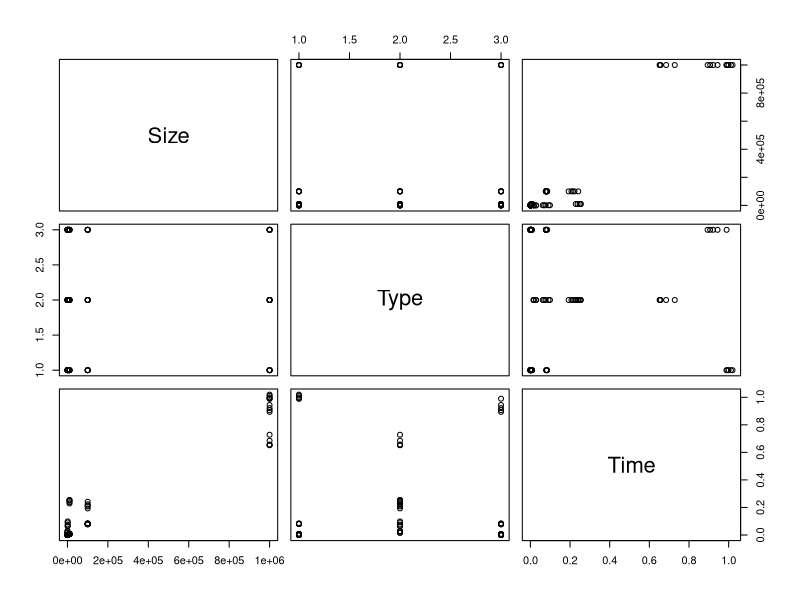
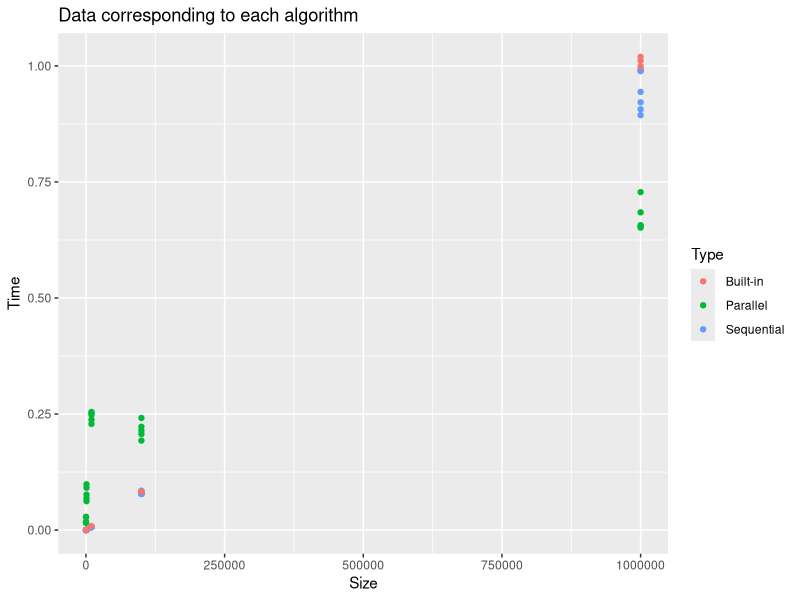
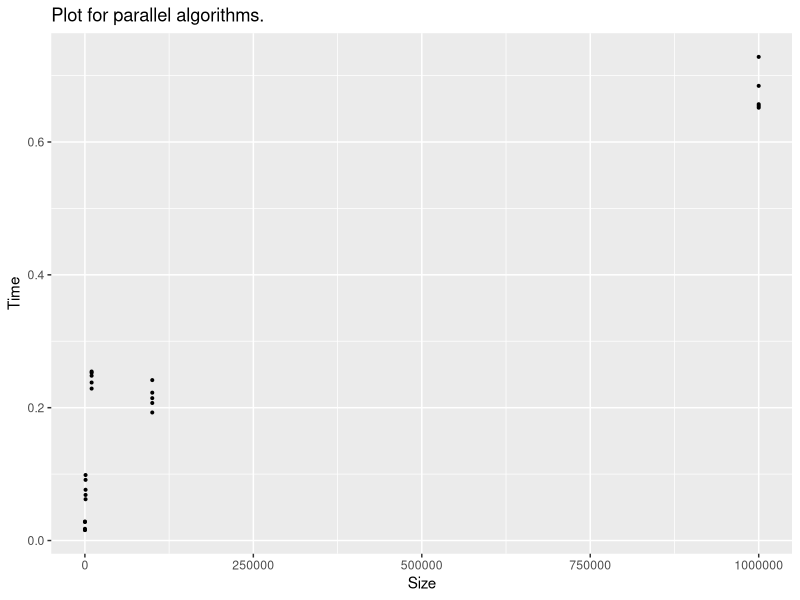
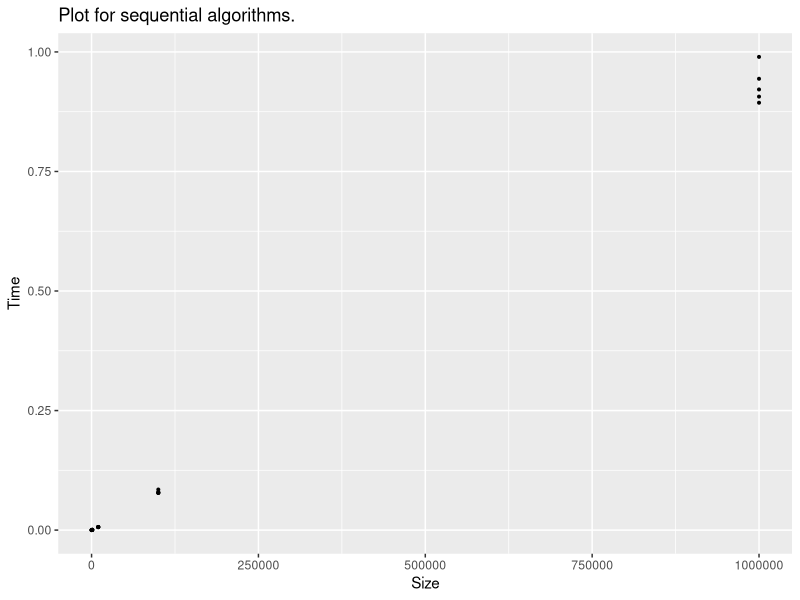
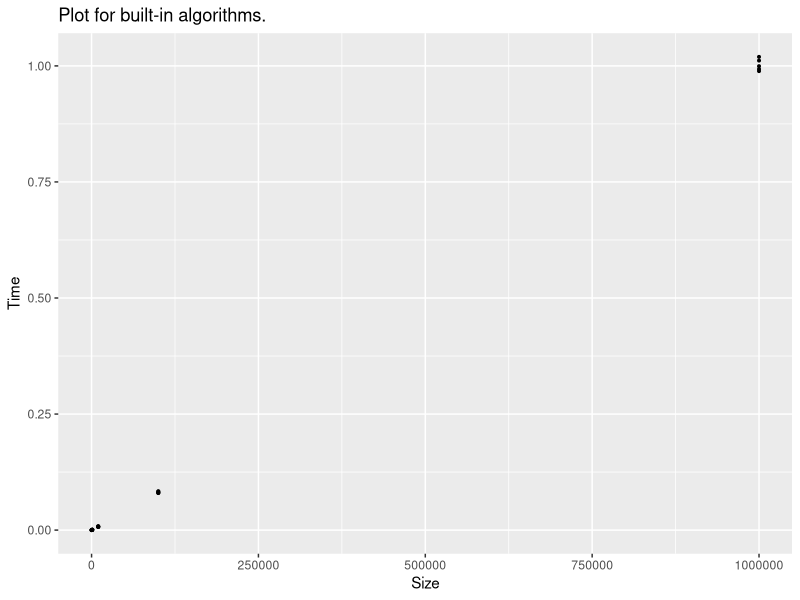
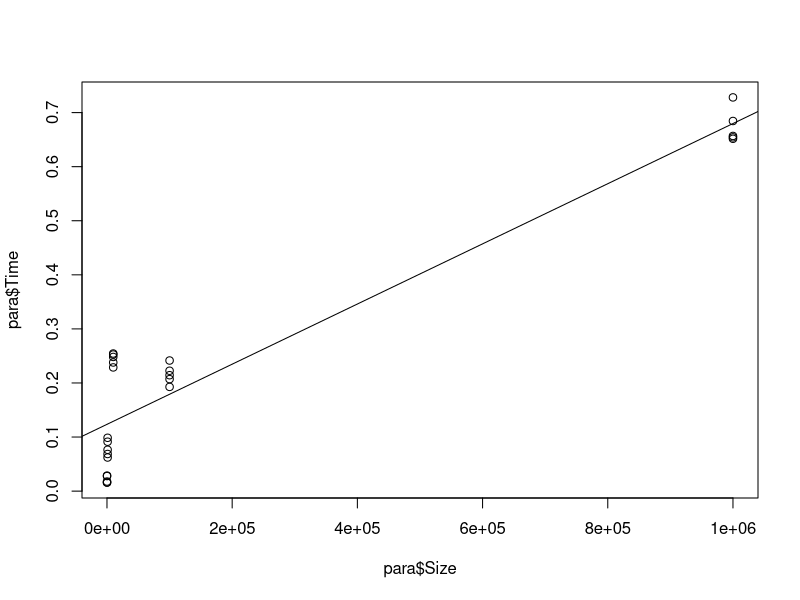
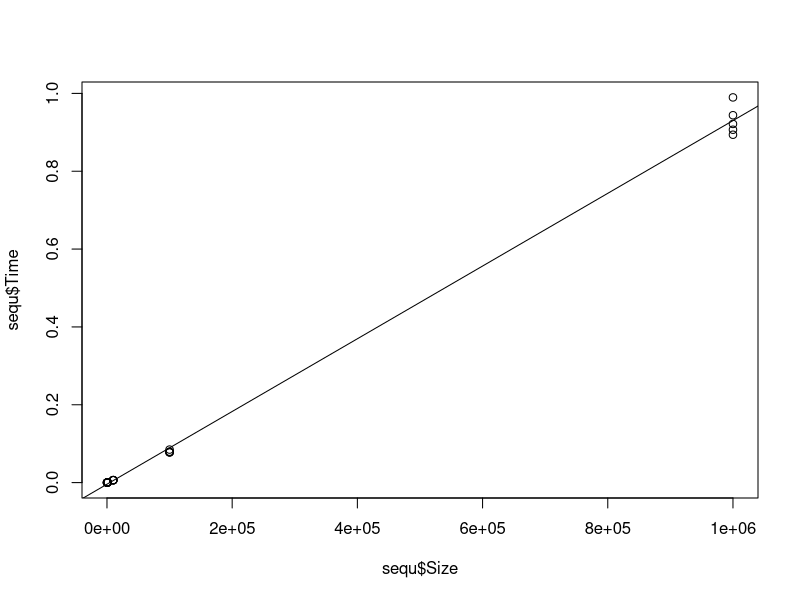
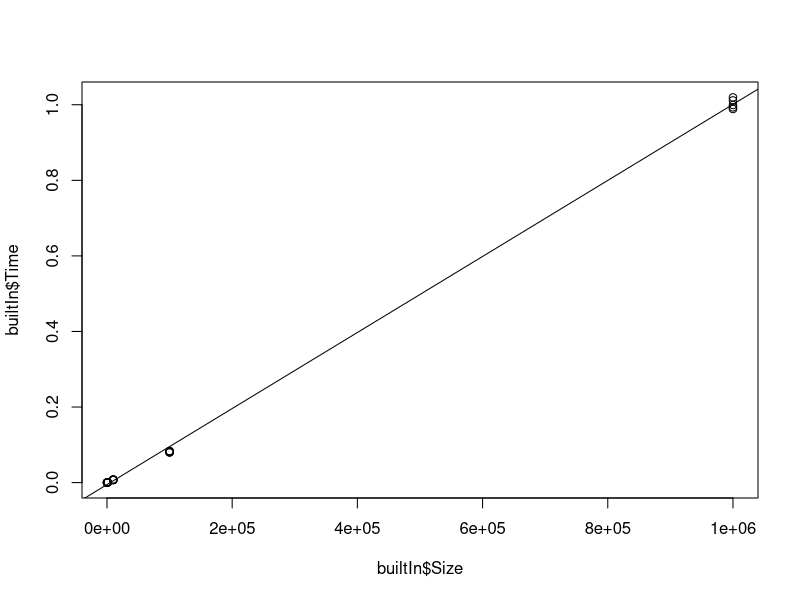

Recreate these plots in R, in order.
## ---- chunk 1
data = read.csv("archive_quicksort/measurements.csv")
df = data.frame(data)
plot(df)

summary(df)
## ---- chunk 2
library(ggplot2)
ggplot(df, aes(x = Size, y = Time, colour = Type,  group = Type)) + geom_point() + ggtitle("Data corresponding to each algorithm")
## ---- chunk 3
library(dplyr)
library(broom)

## ---- chunk 4
para = df[df$Type == " Parallel",] 
sequ = df[df$Type == " Sequential",]
builtIn = df[df$Type == " Built-in",]

ggplot(para, aes(x = Size, y= Time)) + geom_point(size = 0.7) + ggtitle("Plot for parallel algorithms.")
## ---- chunk 5
ggplot(sequ, aes(x = Size, y= Time)) + geom_point(size = 0.7) + ggtitle("Plot for sequential algorithms.")

## ---- chunk 6
ggplot(builtIn, aes(x = Size, y= Time)) + geom_point(size = 0.7) + ggtitle("Plot for built-in algorithms.")
## ---- chunk 7

regp = lm(data = para, Time ~ Size)
summary(regp)
plot(x = para$Size,y = para$Time)
abline(regp)
## ---- chunk 8

regq = lm(data = sequ, Time ~ Size)
summary(regq)
par(mfrow~c(1,1))
plot(x = sequ$Size,y = sequ$Time)
abline(regq)


## ---- chunk 9
regb = lm(data = builtIn, Time ~ Size)
summary(regb)
par(mfrow~c(1,1))
plot(x = builtIn$Size,y = builtIn$Time)
abline(regb)
## ---- chunk 10
ggplot(df, aes(x = Size, y = Time, colour = Type,  group = Type)) + geom_point() + ggtitle("Data with regresion lines for each of algorithms") + geom_abline(intercept = coef(regp)["(Intercept)"], slope = coef(regp)["Size"], colour = "green" ) +geom_abline(intercept = coef(regq)["(Intercept)"], slope = coef(regq)["Size"], colour = "blue" ) + geom_abline(intercept = coef(regb)["(Intercept)"], slope = coef(regb)["Size"], colour = "red" )
## ---- chunk 11
dataEdin = read.csv("MyData/measurements.csv")
dE = data.frame(dataEdin)
summary(dE)
## ---- chunk 12
ggplot(dE, aes(x = Size, y = Time, colour = Type,  group = Type)) + geom_point() + ggtitle("Plot for different types of algorithms")
## ---- chunk 13
dataShad = read.csv("ShadMeasurements.csv")
dS = data.frame(dataShad)
summary(dS)
## ---- chunk 14
ggplot(dS, aes(x = Size, y = Time, colour = Type,  group = Type)) + geom_point() + ggtitle("Plot for different types of algorithms(1m)")
ggplot(dE, aes(x = Size, y = Time, colour = Type,  group = Type)) + geom_point() + ggtitle("Plot for different types of algorithms(1m)")

ggplot(dS[dS$Type == " Sequential",],  aes(x = Size, y = Time, colour = Type,  group = Type)) + geom_point(colour="#619CFF") + ggtitle("Sequential algorithm on machine S (1m)")
ggplot(dE[dE$Type == " Sequential",] , aes(x = Size, y = Time, colour = Type,  group = Type)) + geom_point(colour="#619CFF") + ggtitle("Sequential algorithm on machine E (1m")

ggplot(dS[dS$Type == " Parallel",],  aes(x = Size, y = Time, colour = Type,  group = Type)) + geom_point(colour="#00BA38") + ggtitle("Parallel algorithm on machine S (1m")
ggplot(dE[dE$Type == " Parallel",] , aes(x = Size, y = Time, colour = Type,  group = Type)) + geom_point(colour="#00BA38") + ggtitle("Parallel algorithm on machine E (1m")

ggplot(dS[dS$Type == " Built-in",],  aes(x = Size, y = Time, colour = Type,  group = Type)) + geom_point(colour = "#F8766D") + ggtitle("Built-in  algorithm on machine S (1m)")
ggplot(dE[dE$Type == " Built-in",] , aes(x = Size, y = Time, colour = Type,  group = Type)) + geom_point(colour = "#F8766D") + ggtitle("Built-in  algorithm on machine E (1m)")



## ---- chunk 15
dataEdin2 = read.csv("MyData2milion/measurements.csv")
dE2 = data.frame(dataEdin2)
summary(dE2)
## ---- chunk 16
ggplot(dE2, aes(x = Size, y = Time, colour = Type,  group = Type)) + geom_point() + ggtitle("Plot for different types of algorithms (2 milion)")
